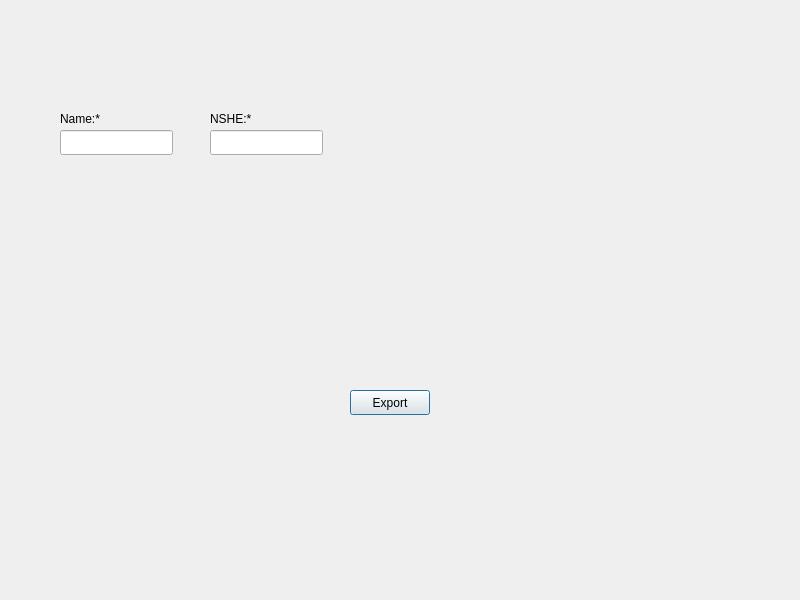
<?xml version="1.0" encoding="UTF-8"?>
<ui version="4.0">
 <class>Dialog</class>
 <widget class="QDialog" name="Dialog">
  <property name="geometry">
   <rect>
    <x>0</x>
    <y>0</y>
    <width>800</width>
    <height>600</height>
   </rect>
  </property>
  <property name="windowTitle">
   <string>Dialog</string>
  </property>
  <widget class="QPushButton" name="exportButton">
   <property name="geometry">
    <rect>
     <x>350</x>
     <y>390</y>
     <width>80</width>
     <height>25</height>
    </rect>
   </property>
   <property name="text">
    <string>Export</string>
   </property>
  </widget>
  <widget class="QWidget" name="name_container" native="true">
   <property name="geometry">
    <rect>
     <x>60</x>
     <y>100</y>
     <width>120</width>
     <height>80</height>
    </rect>
   </property>
   <widget class="QLabel" name="name_label">
    <property name="geometry">
     <rect>
      <x>0</x>
      <y>10</y>
      <width>51</width>
      <height>17</height>
     </rect>
    </property>
    <property name="text">
     <string>Name:*</string>
    </property>
   </widget>
   <widget class="QLineEdit" name="name_entry">
    <property name="geometry">
     <rect>
      <x>0</x>
      <y>30</y>
      <width>113</width>
      <height>25</height>
     </rect>
    </property>
   </widget>
  </widget>
  <widget class="QWidget" name="nshe_container" native="true">
   <property name="geometry">
    <rect>
     <x>210</x>
     <y>100</y>
     <width>120</width>
     <height>80</height>
    </rect>
   </property>
   <widget class="QLabel" name="nshe_label">
    <property name="geometry">
     <rect>
      <x>0</x>
      <y>10</y>
      <width>51</width>
      <height>17</height>
     </rect>
    </property>
    <property name="text">
     <string>NSHE:*</string>
    </property>
   </widget>
   <widget class="QLineEdit" name="nshe_entry">
    <property name="geometry">
     <rect>
      <x>0</x>
      <y>30</y>
      <width>113</width>
      <height>25</height>
     </rect>
    </property>
   </widget>
  </widget>
 </widget>
 <resources/>
 <connections/>
</ui>
